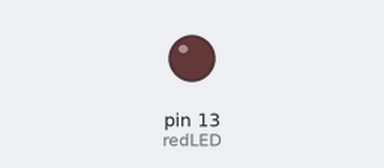
Bench run of a sketch on a simulated Arduino Uno, built with avr-gcc and run on an emulated ATmega328P. Parts: output pins drawn as LEDs (lit = HIGH).

Above: at 1.8 s.
At 4.7 s:
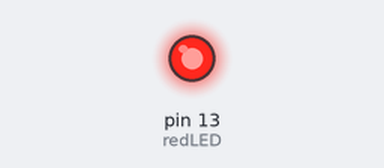
Timing chart, 0 to 10.4 s (numbered marks = the images above):
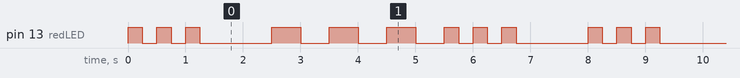

Measured:
- by itself, pin 13 (redLED): repeats every 8.0 s: 2 × (LOW 0.25 s, HIGH 0.25 s), LOW 1.3 s, 3 × (HIGH 0.50 s, LOW 0.50 s), 2 × (HIGH 0.25 s, LOW 0.25 s), HIGH 0.25 s, LOW 1.3 s, HIGH 0.25 s
- by itself, everything shown: repeats every 8.0 s, in 18 steps

The sketch:

4UnderstandingArduinoVariables.ino
```cpp
int redLED = 13;
int dit = 250;
int dah = 500;


void setup() {
  // put your setup code here, to run once:
pinMode(redLED,OUTPUT);

}

void loop() {


digitalWrite(redLED,HIGH);
delay(dit);
digitalWrite(redLED,LOW);
delay(dit);
digitalWrite(redLED,HIGH);
delay(dit);
digitalWrite(redLED,LOW);
delay(dit);
digitalWrite(redLED,HIGH);
delay(dit);
digitalWrite(redLED,LOW);
delay(dit);
delay(1000);


digitalWrite(redLED,HIGH);
delay(dah);
digitalWrite(redLED,LOW);
delay(dah);
digitalWrite(redLED,HIGH);
delay(dah);
digitalWrite(redLED,LOW);
delay(dah);
digitalWrite(redLED,HIGH);
delay(dah);
digitalWrite(redLED,LOW);
delay(dah);

digitalWrite(redLED,HIGH);
delay(dit);
digitalWrite(redLED,LOW);
delay(dit);
digitalWrite(redLED,HIGH);
delay(dit);
digitalWrite(redLED,LOW);
delay(dit);
digitalWrite(redLED,HIGH);
delay(dit);
digitalWrite(redLED,LOW);
delay(dit);

delay(1000);

}
```
